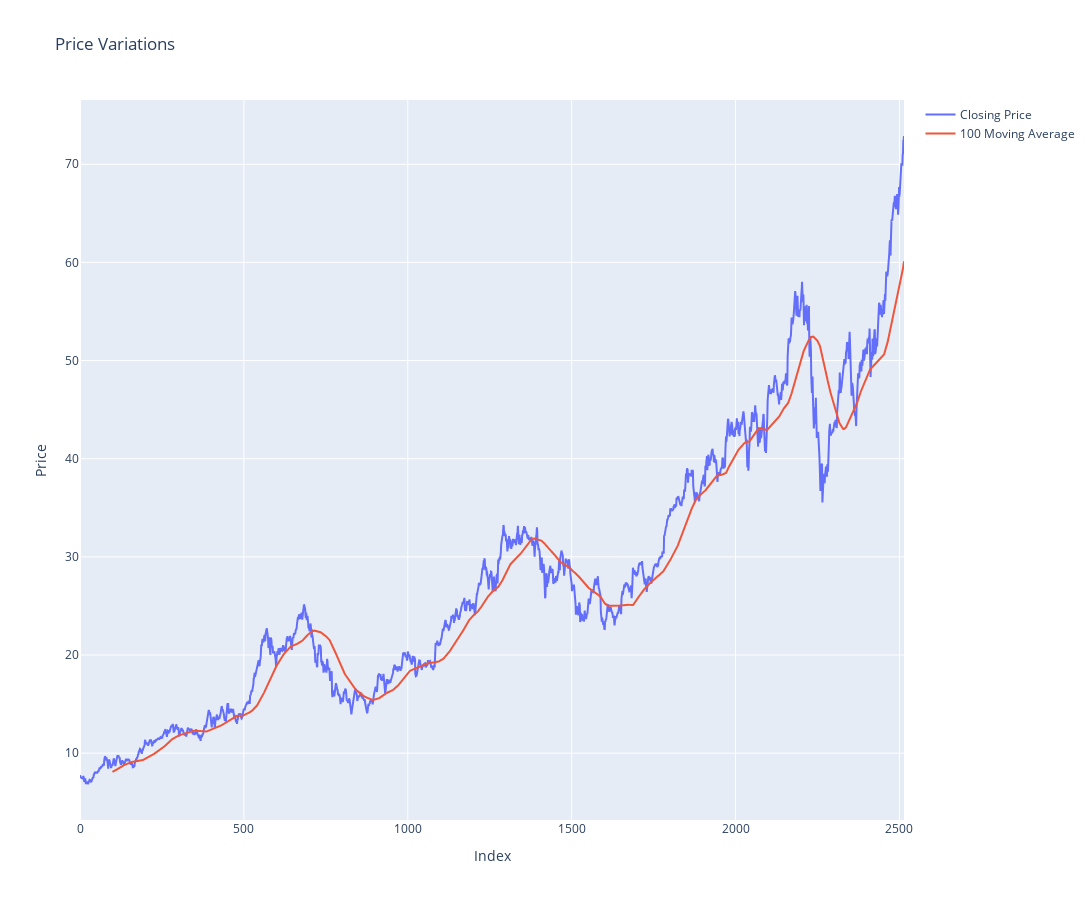

Notebook source saved alongside this figure:
### Code cell
import plotly.graph_objects as go

fig = go.Figure()

fig.add_trace(go.Scatter(x=df.index, y=df.Close, name='Closing Price'))
fig.add_trace(go.Scatter(x=df.index, y=ma100, name='100 Moving Average'))

fig.update_layout(
    title='Price Variations',
    xaxis_title='Index',
    yaxis_title='Price',
    width=1300,  # set the width of the figure
    height=900  # set the height of the figure
)

fig.update_traces(marker=dict(size=8, line=dict(width=2, color='DarkSlateGrey')))

fig.show()

### Figure 1 — Plotly figure (JSON) as saved in the notebook; plotly's stock layout.template omitted (floating-point values rounded to 4 significant figures; data arrays with more than 128 entries replaced by an {"elided": "..."} marker saying what was removed)
{"data": [{"marker": {"line": {"color": "DarkSlateGrey", "width": 2}, "size": 8}, "name": "Closing Price", "type": "scatter", "x": {"elided": "2515 int values"}, "y": {"elided": "2515 float values"}}, {"marker": {"line": {"color": "DarkSlateGrey", "width": 2}, "size": 8}, "name": "100 Moving Average", "type": "scatter", "x": {"elided": "2515 int values"}, "y": {"elided": "2515 float values"}}], "layout": {"height": 900, "title": {"text": "Price Variations"}, "width": 1300, "xaxis": {"title": {"text": "Index"}}, "yaxis": {"title": {"text": "Price"}}}}
